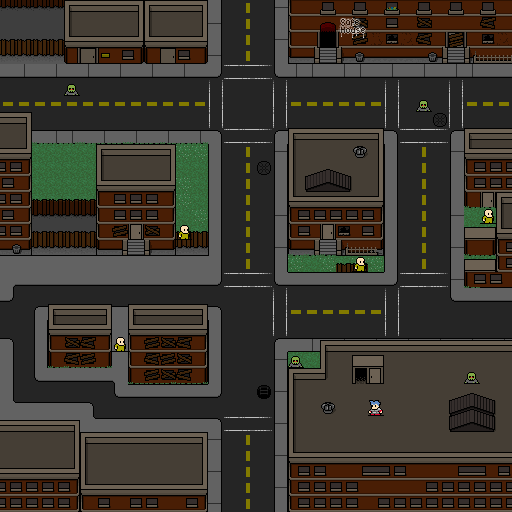

A level layout from a 2D game, rendered from its tile map. Below: a short description, then the map file with tile-grid data replaced by summaries:
An orthogonal 32x32 tile map with 16x16 px tiles, 3 tile layers (bg, fg, placement).

<map version="1.0" orientation="orthogonal" width="32" height="32" tilewidth="16" tileheight="16">
 <properties>
  <property name="safe" value="20,2;" />
  <property name="warp" value="16,24:22,23;" />
 </properties>
 <tileset firstgid="1" name="ztown" tilewidth="16" tileheight="16">
  <image source="ztown.png" trans="ff00ff" width="256" height="295" />
 </tileset>
 <layer name="bg" width="32" height="32">
  <data>[1024 cells, 1024 non-empty, 111 distinct tile ids]</data>
 </layer>
 <layer name="fg" width="32" height="32">
  <data>[1024 cells, 81 non-empty, 20 distinct tile ids]</data>
 </layer>
 <layer name="placement" width="32" height="32">
  <data>[1024 cells, 9 non-empty, 3 distinct tile ids]</data>
 </layer>
</map>
